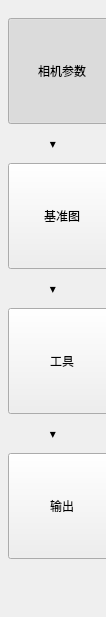
       <widget class="QFrame" name="setupStepRail">
       <property name="minimumSize">
        <size>
          <width>106</width>
          <height>0</height>
         </size>
        </property>
        <property name="maximumSize">
         <size>
          <width>106</width>
          <height>16777215</height>
         </size>
        </property>
        <property name="frameShape">
         <enum>QFrame::NoFrame</enum>
        </property>
        <layout class="QVBoxLayout" name="verticalLayout_steps">
         <property name="spacing">
          <number>12</number>
         </property>
         <property name="leftMargin">
          <number>8</number>
         </property>
         <property name="topMargin">
          <number>18</number>
         </property>
         <property name="rightMargin">
          <number>8</number>
         </property>
         <property name="bottomMargin">
          <number>18</number>
         </property>
         <item>
          <widget class="QToolButton" name="cameraStepButton">
         <property name="minimumSize">
          <size>
             <width>108</width>
             <height>106</height>
          </size>
         </property>
           <property name="text">
            <string>相机参数</string>
           </property>
           <property name="icon">
            <iconset resource="../resources/resources.qrc">
             <normaloff>:/icons/sliders.svg</normaloff>:/icons/sliders.svg</iconset>
           </property>
           <property name="iconSize">
            <size>
             <width>34</width>
             <height>34</height>
            </size>
           </property>
           <property name="checkable">
            <bool>true</bool>
           </property>
           <property name="checked">
            <bool>true</bool>
           </property>
           <property name="toolButtonStyle">
            <enum>Qt::ToolButtonTextUnderIcon</enum>
           </property>
          </widget>
         </item>
         <item>
          <widget class="QLabel" name="stepDividerLabel1">
           <property name="text">
            <string>▾</string>
           </property>
           <property name="alignment">
            <set>Qt::AlignCenter</set>
           </property>
           <property name="stepArrow" stdset="0">
            <bool>true</bool>
           </property>
          </widget>
         </item>
         <item>
          <widget class="QToolButton" name="referenceStepButton">
         <property name="minimumSize">
          <size>
             <width>108</width>
             <height>106</height>
          </size>
         </property>
           <property name="text">
            <string>基准图</string>
           </property>
           <property name="icon">
            <iconset resource="../resources/resources.qrc">
             <normaloff>:/icons/reference.svg</normaloff>:/icons/reference.svg</iconset>
           </property>
           <property name="iconSize">
            <size>
             <width>34</width>
             <height>34</height>
            </size>
           </property>
           <property name="checkable">
            <bool>true</bool>
           </property>
           <property name="toolButtonStyle">
            <enum>Qt::ToolButtonTextUnderIcon</enum>
           </property>
          </widget>
         </item>
         <item>
          <widget class="QLabel" name="stepDividerLabel2">
           <property name="text">
            <string>▾</string>
           </property>
           <property name="alignment">
            <set>Qt::AlignCenter</set>
           </property>
           <property name="stepArrow" stdset="0">
            <bool>true</bool>
           </property>
          </widget>
         </item>
         <item>
          <widget class="QToolButton" name="toolsStepButton">
         <property name="minimumSize">
          <size>
             <width>108</width>
             <height>106</height>
          </size>
         </property>
           <property name="text">
            <string>工具</string>
           </property>
           <property name="icon">
            <iconset resource="../resources/resources.qrc">
             <normaloff>:/icons/tool.svg</normaloff>:/icons/tool.svg</iconset>
           </property>
           <property name="iconSize">
            <size>
             <width>34</width>
             <height>34</height>
            </size>
           </property>
           <property name="checkable">
            <bool>true</bool>
           </property>
           <property name="toolButtonStyle">
            <enum>Qt::ToolButtonTextUnderIcon</enum>
           </property>
          </widget>
         </item>
         <item>
          <widget class="QLabel" name="stepDividerLabel3">
           <property name="text">
            <string>▾</string>
           </property>
           <property name="alignment">
            <set>Qt::AlignCenter</set>
           </property>
           <property name="stepArrow" stdset="0">
            <bool>true</bool>
           </property>
          </widget>
         </item>
         <item>
          <widget class="QToolButton" name="outputStepButton">
         <property name="minimumSize">
          <size>
             <width>108</width>
             <height>106</height>
          </size>
         </property>
           <property name="text">
            <string>输出</string>
           </property>
           <property name="icon">
            <iconset resource="../resources/resources.qrc">
             <normaloff>:/icons/output.svg</normaloff>:/icons/output.svg</iconset>
           </property>
           <property name="iconSize">
            <size>
             <width>34</width>
             <height>34</height>
            </size>
           </property>
           <property name="checkable">
            <bool>true</bool>
           </property>
           <property name="toolButtonStyle">
            <enum>Qt::ToolButtonTextUnderIcon</enum>
           </property>
          </widget>
         </item>
         <item>
          <spacer name="verticalSpacer_steps">
           <property name="orientation">
            <enum>Qt::Vertical</enum>
           </property>
           <property name="sizeHint" stdset="0">
            <size>
             <width>20</width>
             <height>40</height>
            </size>
           </property>
          </spacer>
         </item>
        </layout>
       </widget>
